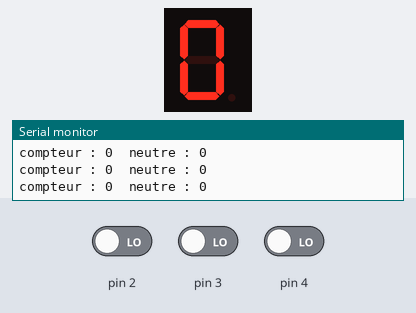
A sketch run on a simulated Arduino Uno, built with avr-gcc and run on an emulated ATmega328P. Parts: 1-digit seven-segment display, the last lines printed to the serial monitor. Wiring (inferred from the names in the program): 1-digit 7-segment display, segments lit when HIGH: segments pin 5, pin 6, pin 7, pin 8, pin 9, pin 10, pin 11. The inputs (shaded band) are chosen by the test bench; at power-on: pin 2 LOW, pin 3 LOW, pin 4 LOW. The segment pins are drawn as the display they are named for.

Above: at 1.2 s.
1.3 s: pin 2 driven HIGH
At 2.4 s:
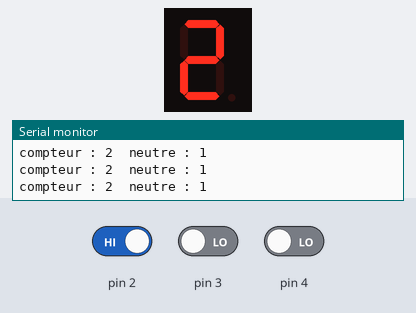
2.8 s: pin 3 driven HIGH
At 3.8 s:
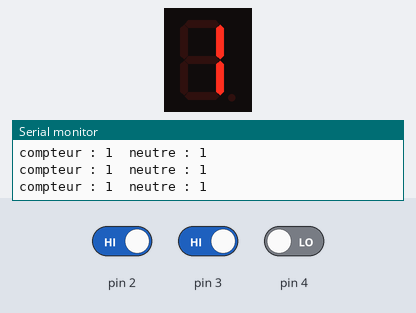
Timing chart, 0 to 5.8 s (numbered marks = the images above; inputs shaded):
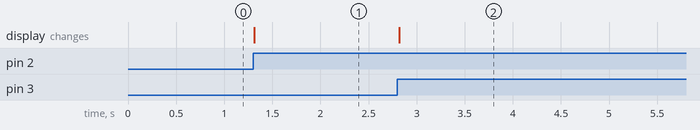

The sketch:

sketch_IndRappEng_3.3.ino
```cpp
/*
Projet : Indicateur de rapport engagé
Développeur : Super Benji

But du projet : A l'aide de 2 contacteurs magnétiques on détecte le passage de rapport d'une moto
Un reset est effectué à l'aide du voyant du neutre sur le tableau de bord

Comment : 2 contacteurs magnétiques sont liés aux interruptions de la carte Arduino
Le voyant est sur une entrée numérique
Un afficheur 7 segments permet d'afficher le rapport engagé

*/

/***** Liste des bibliothèques *****/

// Bibliothèque pour les interruptions
  #include <PinChangeInt.h>


/***** Variables globales *****/

// Variables compteur et neutre.
  int compteur = 0;
  int neutre = 0;

// Variables de Update 7 segment.
  const int A = 5;
  const int B = 6;
  const int C = 7;
  const int D = 8;
  const int E = 9;
  const int F = 10;
  const int G = 11;


/***** Fonctions d'interruptions *****/

// Signal du neutre: neutre=0 && compteur=0.
  void ISR3()
  {
    neutre = 0;
    compteur = 0;
  }

// Contacteur haut: si neutre>=0 & compteur<=1 -> Compteur=2, Sinon incremente compteur sauf si compteur=5.
  void ISR1()
  {
  if (neutre >= 0 && compteur <= 1)
  {
    compteur = 2;
    neutre = 1;
  }

  else if (compteur == 5)
  {
  }

  else
  {
    compteur ++;
    neutre = 1;
  }
  }

// Contacteur bas: si neutre=0 & compteur=0 -> Compteur=1, Sinon decremente compteur sauf si compteur=1.
  void ISR2()
  {
  if (neutre == 0 && compteur == 0)
  {
    compteur = 1; neutre = 1;
  }

  else if (compteur == 1)
  {
  }

  else
  {
    compteur --;
    neutre = 1;
  }
  }


/***** Fonction setup de l'Arduino *****/

void setup() {
  inithardware();

  PCintPort::attachInterrupt (2,ISR1,RISING);
  PCintPort::attachInterrupt (3,ISR2,RISING);
  PCintPort::attachInterrupt (4,ISR3,RISING);
}


/***** Fonction loop de l'Arduino *****/

void loop() {

  Serial.print("compteur : ");
  Serial.print(compteur);
  Serial.print("\t");
  Serial.print("neutre : ");
  Serial.println(neutre);

// Update 7 segments via fonction segupdate pour affichage des rapport en fonction du compteur.
segupdate ();
}
```

INIT_HARDWARE.ino
```cpp
// Declaration des pin entrée/sorties.
void inithardware()
{
  pinMode(12, INPUT);
  pinMode(3, INPUT);
  pinMode(4, INPUT);
  Serial.begin(9600);

// Pin de sortie pour Update 7 segment.
  pinMode(A, OUTPUT);
  pinMode(B, OUTPUT);
  pinMode(C, OUTPUT);
  pinMode(D, OUTPUT);
  pinMode(E, OUTPUT);
  pinMode(F, OUTPUT);
  pinMode(G, OUTPUT);

// Initialisation des sorties pour Update 7 segment.
  digitalWrite(A, LOW);
  digitalWrite(B, LOW);
  digitalWrite(C, LOW);
  digitalWrite(D, LOW);
  digitalWrite(E, LOW);
  digitalWrite(F, LOW);
  digitalWrite(G, LOW);

}
```

SEG_7_UPDATE.ino
```cpp
// Fonction Update 7 segment pour affichage des rapport en fonction du compteur.
void segupdate ()
{
if (neutre==0)
    {
    digitalWrite(A, HIGH);
    digitalWrite(B, HIGH);
    digitalWrite(C, HIGH);
    digitalWrite(D, HIGH);
    digitalWrite(E, HIGH);
    digitalWrite(F, HIGH);
    digitalWrite(G, LOW);
    };

if (compteur==1)
    {
    digitalWrite(A, LOW);
    digitalWrite(B, HIGH);
    digitalWrite(C, HIGH);
    digitalWrite(D, LOW);
    digitalWrite(E, LOW);
    digitalWrite(F, LOW);
    digitalWrite(G, LOW);
    };

if (compteur==2)
    {
    digitalWrite(A, HIGH);
    digitalWrite(B, HIGH);
    digitalWrite(C, LOW);
    digitalWrite(D, HIGH);
    digitalWrite(E, HIGH);
    digitalWrite(F, LOW);
    digitalWrite(G, HIGH);
    };

if (compteur==3)
    {
    digitalWrite(A, HIGH);
    digitalWrite(B, HIGH);
    digitalWrite(C, HIGH);
    digitalWrite(D, HIGH);
    digitalWrite(E, LOW);
    digitalWrite(F, LOW);
    digitalWrite(G, HIGH);
    };

if (compteur==4)
    {
    digitalWrite(A, LOW);
    digitalWrite(B, HIGH);
    digitalWrite(C, HIGH);
    digitalWrite(D, LOW);
    digitalWrite(E, LOW);
    digitalWrite(F, HIGH);
    digitalWrite(G, HIGH);
    };

if (compteur==5)
    {
    digitalWrite(A, HIGH);
    digitalWrite(B, LOW);
    digitalWrite(C, HIGH);
    digitalWrite(D, HIGH);
    digitalWrite(E, LOW);
    digitalWrite(F, HIGH);
    digitalWrite(G, HIGH);
    };
    }
```

Measured:
- after the input at 1.3 s, the display: changes at once (image 1)
- after the input at 2.8 s, the display: changes at once (image 2)
